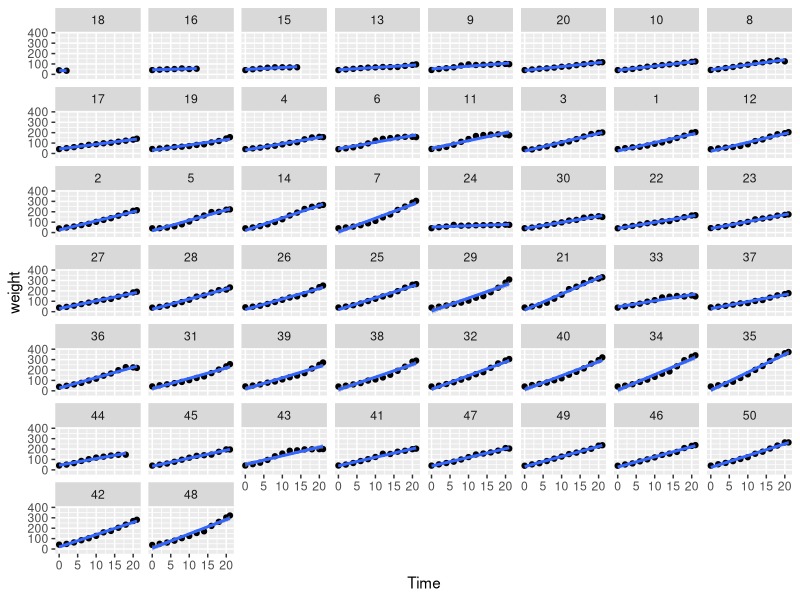

Write R code to recreate this figure.
## ---- chunk 1

## ---- chunk 2

## ---- chunk 3

## ---- chunk 4

## ---- chunk 5
data(ChickWeight)
library(ggplot2)
ggplot(ChickWeight, aes(Time, weight))+geom_point()+ geom_smooth(method="lm")+facet_wrap(~Chick)

## ---- chunk 6

## ---- chunk 7

## ---- chunk 8

## ---- chunk 9

## ---- chunk 10

## ---- chunk 11
randomSlope<-lmerTest::lmer(weight ~Time + (Diet|Chick), data=ChickWeight)
summary(randomSlope)
## ---- chunk 12
